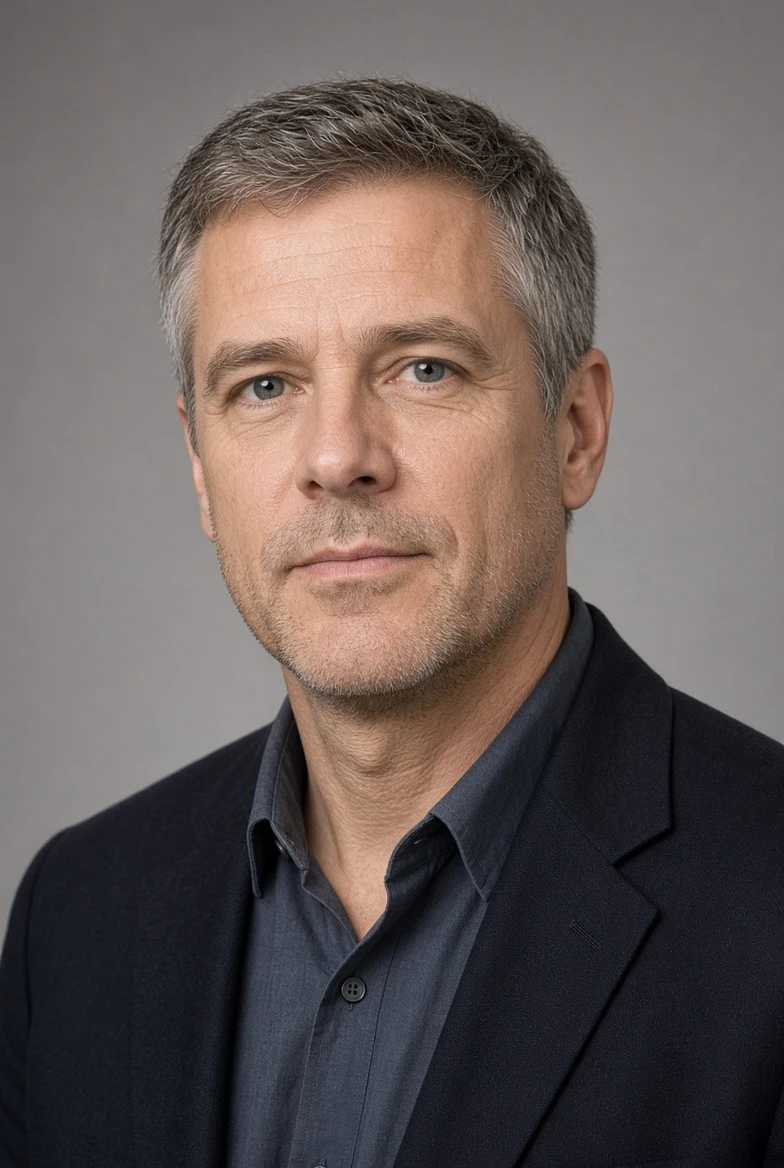
#> input picture ui/staff_faces/1.webp, 784 x 1168 px; its folder holds only this picture in this run
$ python staff_faces.py
#> lines starting #> are read from the running program, lines starting #| are printed output that depends on the picture; after the words box and inside, x2 and y2 are one past the last pixel; in counts of white or black regions, pixels touching at a corner belong together
r"""The staff portraits for the monthly staff reports (user 2026-11-24): the 9 photos in
staff_faces\*.webp cut to head and shoulders, made small, with a clothing mask so the DLL can
dress them in the club's colours (`staff.rs`).

Writes src\staff_faces.bin: for each face N x N pixels of 6 bytes:
  R, G, B   the photo
  main      0..255 how much of the pixel is shirt / jacket (the club's first colour)
  trim      0..255 how much is trim: piping, a logo, a shirt under a jacket (the second colour)
  shade     the pixel's light against its clothing part's average, x 128 (folds and shadows)

python staff_faces.py [preview.png]   (the preview: each face as cut, its mask, and in four kits)
"""
import sys
from pathlib import Path

import cv2
import numpy as np

N = 80
HERE = Path(__file__).parent
OUT = HERE / "src" / "staff_faces.bin"


def face_box(img):
    """The face (x, y, w, h): the biggest patch of skin in the photo's upper half (OpenCV 5 has
    no face cascade any more); its height from its width, a face being about 1.3 x as tall."""
    h, w = img.shape[:2]
    ycc = cv2.cvtColor(img, cv2.COLOR_BGR2YCrCb)
    cr, cb = ycc[..., 1].astype(int), ycc[..., 2].astype(int)
    skin = ((cr > 135) & (cr < 180) & (cb > 80) & (cb < 130)).astype(np.uint8)
    skin[h * 55 // 100 :, :] = 0
    skin = cv2.morphologyEx(skin, cv2.MORPH_OPEN, np.ones((9, 9), np.uint8))
    n, lab, stats, _ = cv2.connectedComponentsWithStats(skin)
    k = 1 + int(np.argmax(stats[1:, cv2.CC_STAT_AREA]))
    x, y, fw = stats[k, cv2.CC_STAT_LEFT], stats[k, cv2.CC_STAT_TOP], stats[k, cv2.CC_STAT_WIDTH]
    return x, y, fw, int(fw * 1.3)


def person_mask(img, face):
    """Person against the grey studio wall: GrabCut from the border (background) and the face."""
    h, w = img.shape[:2]
    m = np.full((h, w), cv2.GC_PR_FGD, np.uint8)
    b = 12
    m[:b, :] = m[:, :b] = m[:, -b:] = cv2.GC_BGD
    m[: h // 2, : w // 10] = m[: h // 2, -w // 10 :] = cv2.GC_BGD  # the wall beside the head
    fx, fy, fw, fh = face
    m[fy + fh // 4 : fy + fh * 3 // 4, fx + fw // 4 : fx + fw * 3 // 4] = cv2.GC_FGD
    m[h - 40 :, w // 3 : w * 2 // 3] = cv2.GC_FGD  # the chest at the bottom
    bg, fg = np.zeros((1, 65), np.float64), np.zeros((1, 65), np.float64)
    cv2.grabCut(img, m, None, bg, fg, 6, cv2.GC_INIT_WITH_MASK)
    return np.isin(m, (cv2.GC_FGD, cv2.GC_PR_FGD))


def skin_or_hair(img, face):
    """Skin (YCrCb), and the face's own column down to the chin + a beard's depth."""
    ycc = cv2.cvtColor(img, cv2.COLOR_BGR2YCrCb)
    cr, cb = ycc[..., 1].astype(int), ycc[..., 2].astype(int)
    skin = (cr > 135) & (cr < 180) & (cb > 80) & (cb < 130)
    skin = cv2.morphologyEx(skin.astype(np.uint8), cv2.MORPH_OPEN, np.ones((5, 5), np.uint8)).astype(bool)
    fx, fy, fw, fh = face
    h, w = img.shape[:2]
    yy, xx = np.mgrid[:h, :w]
    # the head and neck: an ellipse round the face, longer below (chin, beard, neck)
    cx, cy = fx + fw / 2, fy + fh * 0.5
    head = ((xx - cx) / (fw * 0.56)) ** 2 + ((yy - cy) / (fh * 0.6)) ** 2 < 1
    # (a beard below the chin)
    head |= ((xx - cx) / (fw * 0.36)) ** 2 + ((yy - fy - fh * 0.95) / (fh * 0.2)) ** 2 < 1
    # (below the chin only the neck is skin: a beige jacket reads as skin too)
    skin &= (yy < fy + fh) | (np.abs(xx - cx) < fw * 0.42)
    return skin | head


def clothing(img, face):
    fx, fy, fw, fh = face
    person = person_mask(img, face)
    cloth = person & ~skin_or_hair(img, face)
    cloth[: fy + fh * 6 // 10, :] = False  # nothing above the collar's top is clothing
    # (the grey wall where GrabCut took it for the person: beside a shoulder)
    lab = cv2.cvtColor(img, cv2.COLOR_BGR2LAB).astype(np.float32)
    wall = np.median(np.vstack([lab[:60, :60].reshape(-1, 3), lab[:60, -60:].reshape(-1, 3)]), axis=0)
    cloth &= np.linalg.norm(lab - wall, axis=2) > 14
    # (and beside the neck, where the light falls off down the wall: what has the wall's colour
    # and is far from the clothing's, so a white or grey shirt stays)
    grey = np.linalg.norm(lab[..., 1:] - wall[1:], axis=2) < 8
    grey[fy + fh * 13 // 10 :, :] = False
    cloth &= ~(grey & far_from(lab, cloth))
    cloth = cv2.morphologyEx(cloth.astype(np.uint8), cv2.MORPH_OPEN, np.ones((7, 7), np.uint8))
    # keep the big parts (the body), drop specks
    n, lab, stats, _ = cv2.connectedComponentsWithStats(cloth)
    keep = np.zeros(cloth.shape, bool)
    for k in range(1, n):
        if stats[k, cv2.CC_STAT_AREA] > 4000:
            keep |= lab == k
    return keep


def far_from(lab, cloth):
    """Pixels well away from the clothing's median colour, light weighing half as much."""
    d = lab - np.median(lab[cloth], axis=0)
    return np.sqrt((d[..., 0] * 0.5) ** 2 + d[..., 1] ** 2 + d[..., 2] ** 2) > 30


def split_trim(img, cloth):
    """Main and trim inside the clothing: trim is what stands well away from the clothing's
    median colour (piping, a logo, a shirt under a jacket), light weighing half as much as
    colour, so a shirt's folds and shadows stay main."""
    lab = cv2.cvtColor(img, cv2.COLOR_BGR2LAB).astype(np.float32)
    trim = cv2.morphologyEx((cloth & far_from(lab, cloth)).astype(np.uint8), cv2.MORPH_OPEN, np.ones((3, 3), np.uint8)).astype(bool)
    share = trim.sum() / max(cloth.sum(), 1)
    print(f"  trim {share:.3f}")
    if not 0.003 < share < 0.4:
        trim[:] = False
    return cloth & ~trim, trim


# (where GrabCut still took the grey wall for the person: photo, box in the cut square 0..1)
EXCLUDE = {"2": (0.0, 0.0, 0.36, 0.84)}


def build(path):
    print(path.name)
    img = cv2.imread(str(path), cv2.IMREAD_COLOR)
    face = face_box(img)
    cloth = clothing(img, face)
    main, trim = split_trim(img, cloth)
    lum = cv2.cvtColor(img, cv2.COLOR_BGR2GRAY).astype(np.float32)
    shade = np.full(lum.shape, 128.0, np.float32)
    for part in (main, trim):
        if part.any():
            shade[part] = np.clip(lum[part] / max(np.median(lum[part]), 1.0) * 128, 0, 255)
    # the square: head and shoulders
    fx, fy, fw, fh = face
    side = int(fw * 2.5)
    h, w = img.shape[:2]
    x0 = max(0, min(int(fx + fw / 2 - side / 2), w - side))
    y0 = max(0, min(int(fy - fh * 0.42), h - side))
    cut = lambda a: a[y0 : y0 + side, x0 : x0 + side]
    if path.stem in EXCLUDE:
        e = [int(v * side) for v in EXCLUDE[path.stem]]
        for part in (main, trim):
            cut(part)[e[1] : e[3], e[0] : e[2]] = False
    small = lambda a: cv2.resize(cut(a).astype(np.float32), (N, N), interpolation=cv2.INTER_AREA)
    rgb = cv2.resize(cv2.cvtColor(cut(img), cv2.COLOR_BGR2RGB), (N, N), interpolation=cv2.INTER_AREA)
    wm, wt = small(main) * 255, small(trim) * 255
    # (shade only means something on clothing: averaged where it is)
    cm = small(main | trim)
    sh = small(shade * (main | trim)) / np.maximum(cm, 1e-3)
    sh[cm < 1e-3] = 128
    return np.dstack([rgb, wm, wt, sh]).clip(0, 255).astype(np.uint8)


# [9 lines left out: function dress, not called in this run]


def main():
    faces = [build(p) for p in sorted(HERE.glob("staff_faces/*.webp"), key=lambda p: int(p.stem))]
#> in build, img is the input picture: shape (1168, 784, 3); mean B, G, R 90.7, 93.5, 104
#> in face_box, `skin[h * 55 // 100 :, :] = 0`:
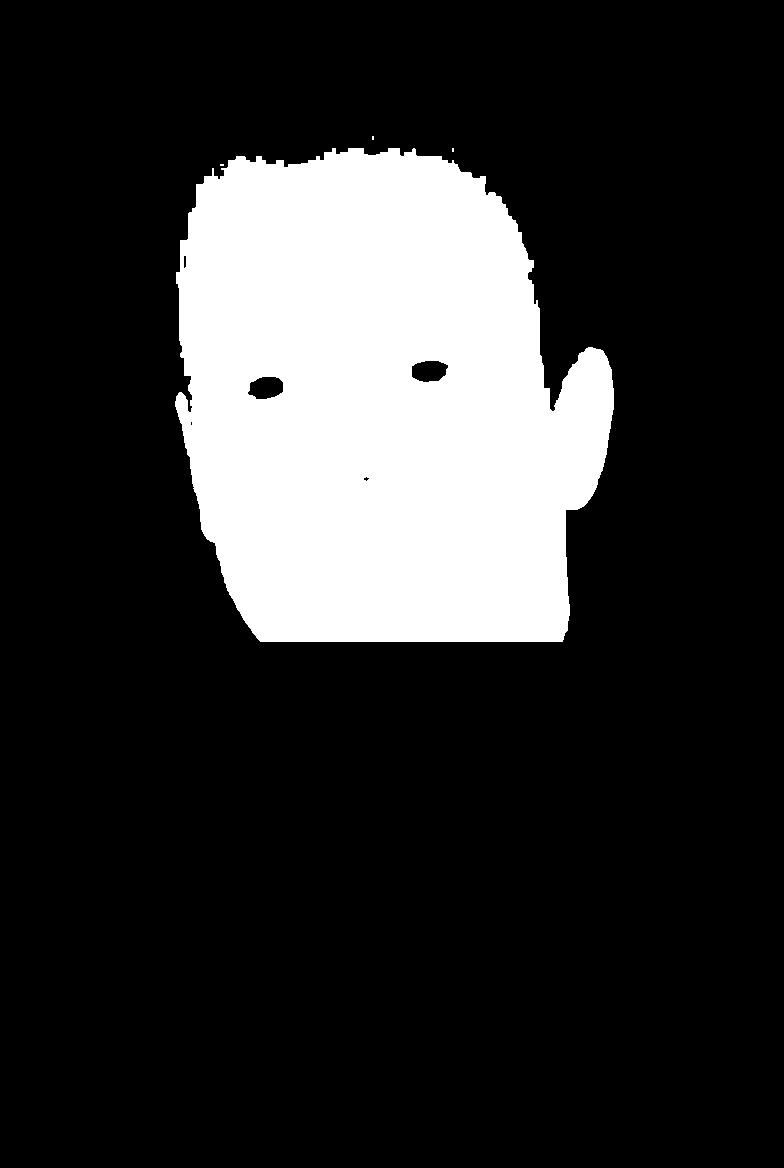
#> skin: shape (1168, 784); values 0 (black) and 1 (white), 18.9% white; 4 white regions (3 under 20 px), largest, box (x1, y1, x2, y2) and area: (175, 148, 614, 642) 173443
#> in face_box, `n, lab, stats, _ = cv2.connectedComponentsWithStats(skin)`: n = 2; stats = [[0, 0, 784, 1168, 742583], [176, 148, 438, 494, 173129]]
#> in face_box, `k = 1 + int(np.argmax(stats[1:, cv2.CC_STAT_AREA]))`: k = 1
#> in face_box, `x, y, fw = stats[k, cv2.CC_STAT_LEFT], stats[k, cv2.CC_STAT_TOP], stat..`: x = 176; y = 148; fw = 438
#> in build, `face = face_box(img)`: face = (176, 148, 438, 569)
#> in clothing, `fx, fy, fw, fh = face`: fx = 176; fy = 148; fw = 438; fh = 569
#> in person_mask, `fx, fy, fw, fh = face`: fx = 176; fy = 148; fw = 438; fh = 569
#> in skin_or_hair, `fx, fy, fw, fh = face`: fx = 176; fy = 148; fw = 438; fh = 569
#> in skin_or_hair, `cx, cy = fx + fw / 2, fy + fh * 0.5`: cx = 395; cy = 432.5
#> in clothing, `wall = np.median(np.vstack([lab[:60, :60].reshape(-1, 3), lab[:60, -60..`: wall = [114, 130, 129]
#> in clothing, `grey[fy + fh * 13 // 10 :, :] = False`:
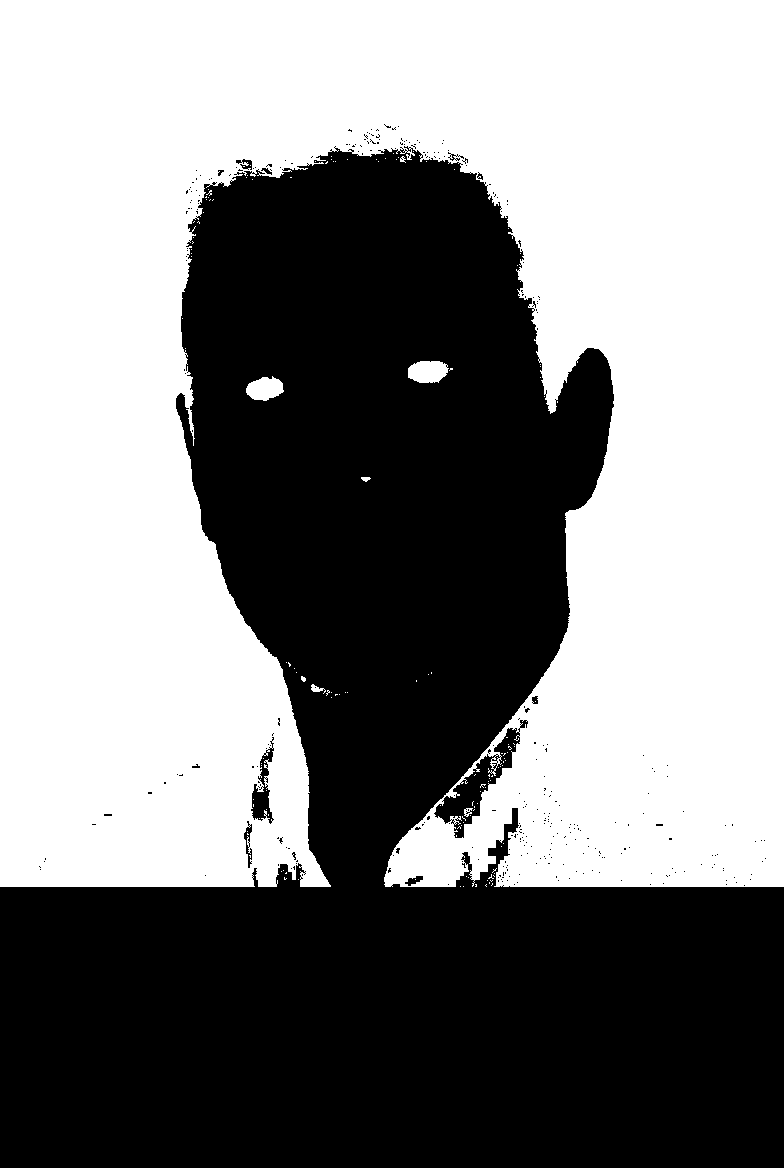
#> grey: shape (1168, 784) bool; 52.3% white; 326 black regions (315 under 20 px), largest, box (x1, y1, x2, y2) and area: (0, 146, 784, 1168) 431815, (434, 720, 528, 838) 2587, (251, 737, 274, 824) 779
#> in clothing, `n, lab, stats, _ = cv2.connectedComponentsWithStats(cloth)`:
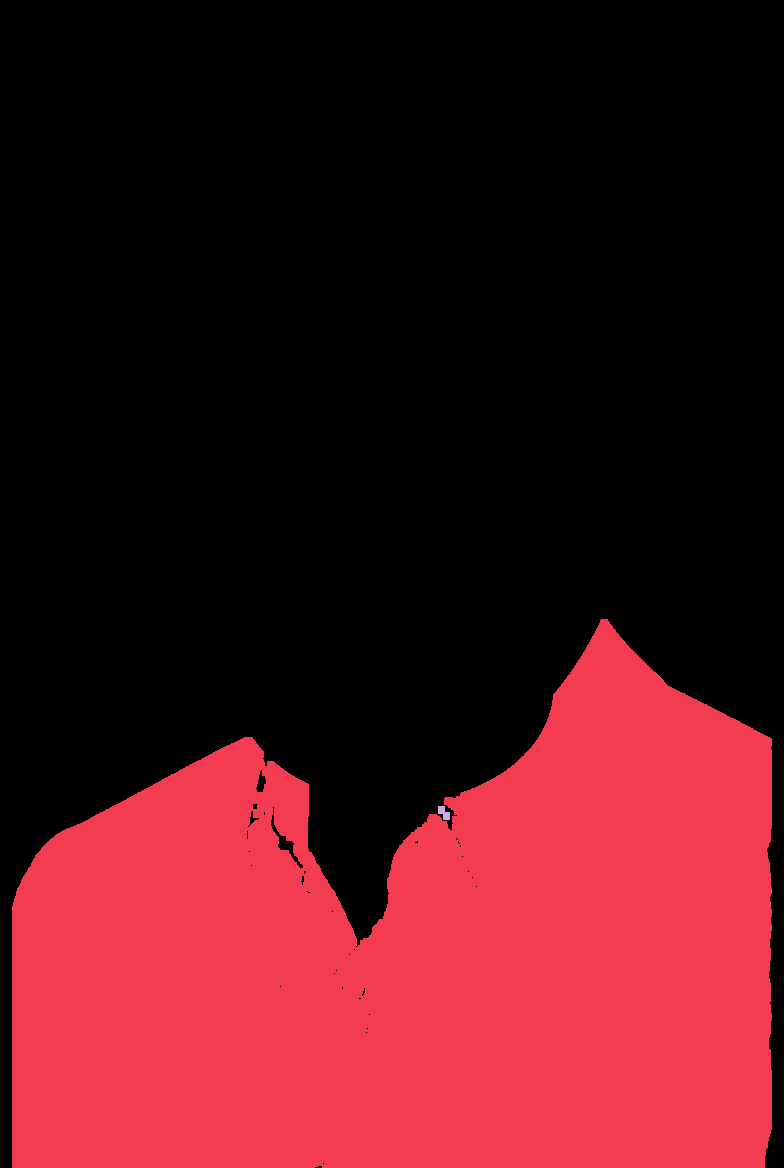
#> lab: shape (1168, 784) int32; 3 distinct labels, from 0 to 2; one colour per label, 0 black
#> in clothing, `n, lab, stats, _ = cv2.connectedComponentsWithStats(cloth)`: n = 3; stats = [[0, 0, 784, 1168, 615847], [12, 619, 760, 549, 299757], [438, 806, 12, 14, 108]]
#> in split_trim, `share = trim.sum() / max(cloth.sum(), 1)`: share = 0.00042
#|   trim 0.000
#> the loop in build, `for part in (main, trim):` made 2 passes
#> after the loop in build, `for part in (main, trim):`:
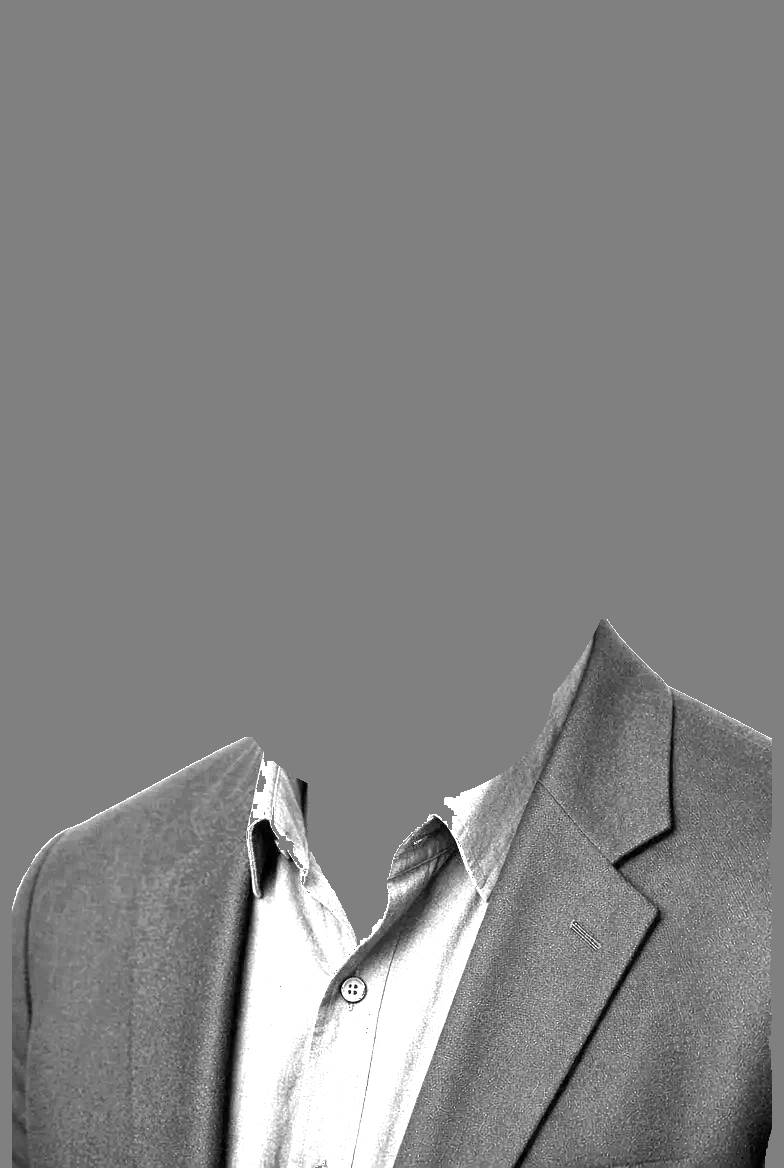
#> shade: shape (1168, 784) float32; min 0, max 255, mean 131.9
#> in build, `fx, fy, fw, fh = face`: fx = 176; fy = 148; fw = 438; fh = 569
#> in build, `side = int(fw * 2.5)`: side = 1095
#> in build, `x0 = max(0, min(int(fx + fw / 2 - side / 2), w - side))`: x0 = 0
#> in build, `sh[cm < 1e-3] = 128`:
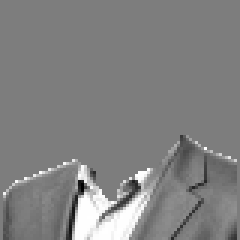
#> sh: shape (80, 80) float32 (shown 3 times larger); min 4.47, max 255, mean 132.4; drawn with min black and max white
#> faces = 1 item
#> (the run stopped early here; a loop or call above may not have finished)

$ run again, on ui/staff_faces/5.webp
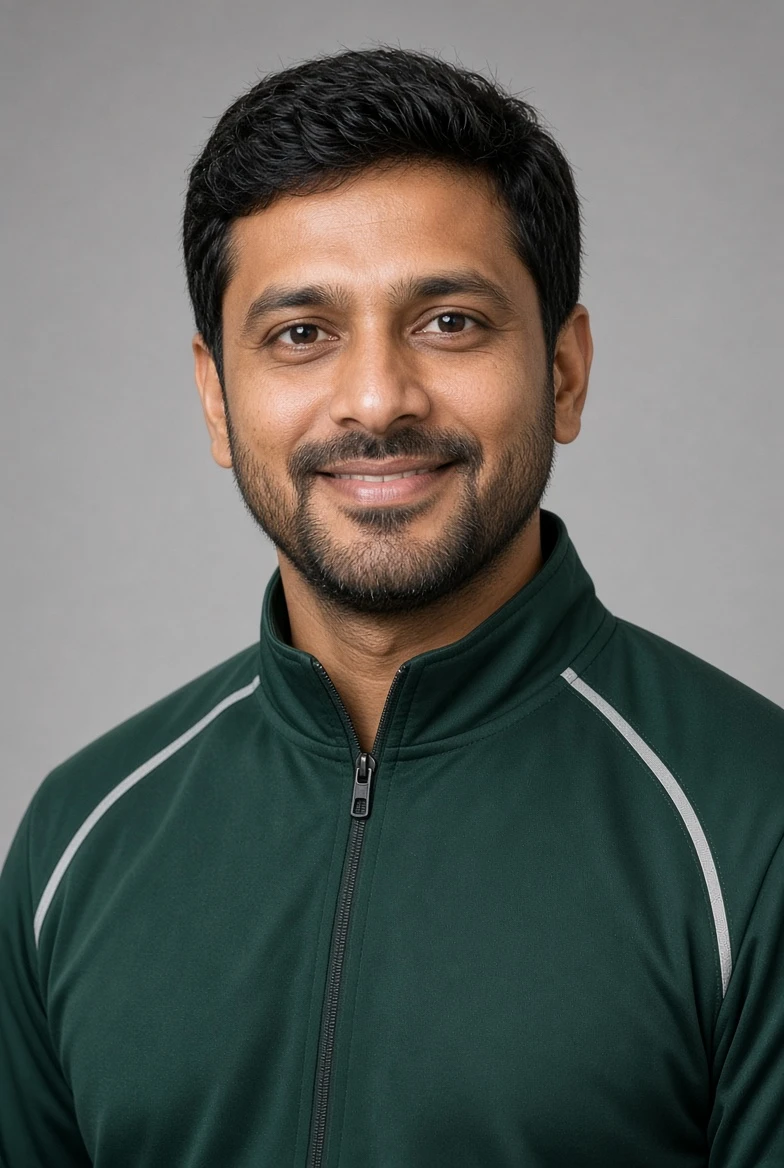
#> input picture ui/staff_faces/5.webp, 784 x 1168 px
#> in build, img is the input picture: shape (1168, 784, 3); mean B, G, R 94.1, 99.2, 95.8
#> ycc: shape (1168, 784, 3); mean of channels 0, 1, 2 97.6, 126.7, 125.9
#> cb: shape (1168, 784) int64; 38 distinct labels, from 97 to 134
#> in face_box, `skin[h * 55 // 100 :, :] = 0`:
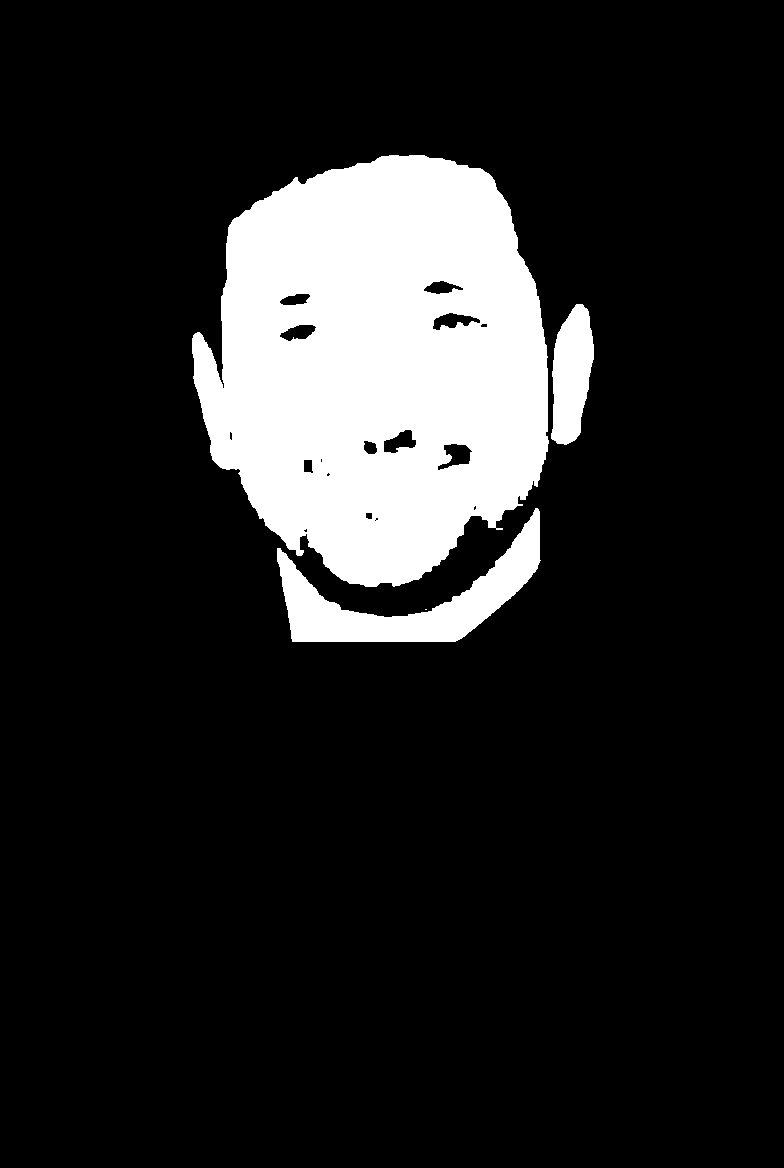
#> skin: shape (1168, 784); values 0 (black) and 1 (white), 14.2% white; 4 white regions (1 under 20 px), largest, box (x1, y1, x2, y2) and area: (192, 155, 549, 587) 114406, (277, 508, 541, 642) 11068, (551, 304, 594, 445) 4364
#> in face_box, `n, lab, stats, _ = cv2.connectedComponentsWithStats(skin)`: n = 4; stats = [[0, 0, 784, 1168, 786412], [192, 155, 356, 432, 113963], [552, 305, 42, 139, 4342], [277, 516, 263, 126, 10995]]
#> k = 1
#> in face_box, `x, y, fw = stats[k, cv2.CC_STAT_LEFT], stats[k, cv2.CC_STAT_TOP], stat..`: x = 192; y = 155; fw = 356
#> face = (192, 155, 356, 462)
#> in clothing, `fx, fy, fw, fh = face`: fx = 192; fy = 155; fw = 356; fh = 462
#> in person_mask, `fx, fy, fw, fh = face`: fx = 192; fy = 155; fw = 356; fh = 462
#> person: shape (1168, 784) bool; 61% white; 31 black regions (29 under 20 px), largest, box (x1, y1, x2, y2) and area: (0, 0, 784, 1168) 357004, (356, 768, 359, 784) 20
#> in skin_or_hair, `fx, fy, fw, fh = face`: fx = 192; fy = 155; fw = 356; fh = 462
#> cx = 370; cy = 386
#> wall = [147, 129, 128]
#> in clothing, `n, lab, stats, _ = cv2.connectedComponentsWithStats(cloth)`: n = 2; stats = [[0, 0, 784, 1168, 566240], [12, 521, 760, 647, 349472]]
#> trim: shape (1168, 784) bool; 0.6% white; 13 white regions (4 under 20 px), largest, box (x1, y1, x2, y2) and area: (642, 755, 729, 944) 2568, (78, 761, 154, 837) 823, (686, 1051, 718, 1134) 791
#> share = 0.0157
#|   trim 0.016
#> main: shape (1168, 784) bool; 37.6% white; 3 white regions (2 under 20 px), largest, box (x1, y1, x2, y2) and area: (12, 521, 772, 1168) 343952
#> the loop in build, `for part in (main, trim):` made 2 passes
#> in build, `fx, fy, fw, fh = face`: fx = 192; fy = 155; fw = 356; fh = 462
#> side = 890
#> x0 = 0
#> in build, `sh[cm < 1e-3] = 128`:
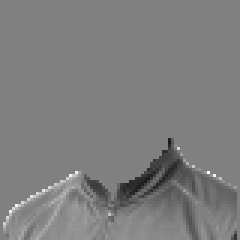
#> sh: shape (80, 80) float32 (shown 3 times larger); min 27.06, max 255, mean 126.2
#> faces = 1 item
